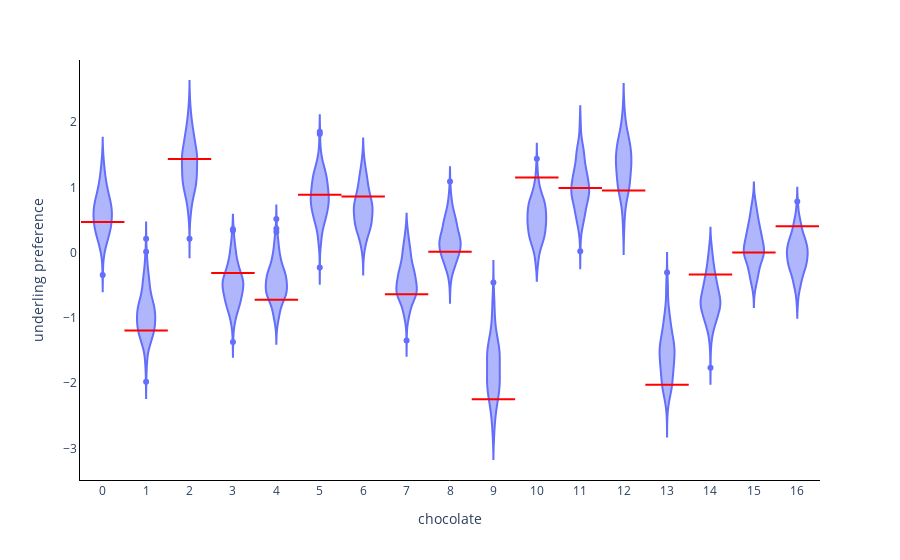

Notebook code cell kept with this figure:
### Code cell
fig = px.violin(idata.posterior.data_vars['choc_mus_fitted'][0,:,:])
for i in range(0, n_chocs):

    fig.add_shape(
        type='line',
        x0=(i-0.5),
        y0=(choc_mus_true[i,0]),
        x1=i+0.5,
        y1=(choc_mus_true[i,0]),
        line=dict(
            color='Red',
        )
    )


fig.update_layout(
{
'plot_bgcolor': 'rgba(0, 0, 0, 0)',
'paper_bgcolor': 'rgba(0, 0, 0, 0)'
},
showlegend=False)

fig.update_xaxes(showline=True,
                    linewidth=1,
                    linecolor='black',
                    title='chocolate')
fig.update_yaxes(showline=True,
                    linewidth=1,
                    linecolor='black',
                    title='underling preference')

fig.show()

### Figure 1 — Plotly figure (JSON) as saved in the notebook; plotly's stock layout.template omitted (floating-point values rounded to 4 significant figures; data arrays with more than 128 entries replaced by an {"elided": "..."} marker saying what was removed)
{"data": [{"alignmentgroup": "True", "box": {"visible": false}, "hovertemplate": "variable=%{x}<br>value=%{y}<extra></extra>", "legendgroup": "", "marker": {"color": "#636efa"}, "name": "", "offsetgroup": "", "orientation": "v", "scalegroup": "True", "showlegend": false, "type": "violin", "x": {"elided": "3400 str values"}, "x0": " ", "xaxis": "x", "y": {"elided": "3400 float values"}, "y0": " ", "yaxis": "y"}], "layout": {"legend": {"tracegroupgap": 0}, "margin": {"t": 60}, "paper_bgcolor": "rgba(0, 0, 0, 0)", "plot_bgcolor": "rgba(0, 0, 0, 0)", "shapes": [{"line": {"color": "Red"}, "type": "line", "x0": -0.5, "x1": 0.5, "y0": 0.4714, "y1": 0.4714}, {"line": {"color": "Red"}, "type": "line", "x0": 0.5, "x1": 1.5, "y0": -1.191, "y1": -1.191}, {"line": {"color": "Red"}, "type": "line", "x0": 1.5, "x1": 2.5, "y0": 1.433, "y1": 1.433}, {"line": {"color": "Red"}, "type": "line", "x0": 2.5, "x1": 3.5, "y0": -0.3127, "y1": -0.3127}, {"line": {"color": "Red"}, "type": "line", "x0": 3.5, "x1": 4.5, "y0": -0.7206, "y1": -0.7206}, {"line": {"color": "Red"}, "type": "line", "x0": 4.5, "x1": 5.5, "y0": 0.8872, "y1": 0.8872}, {"line": {"color": "Red"}, "type": "line", "x0": 5.5, "x1": 6.5, "y0": 0.8596, "y1": 0.8596}, {"line": {"color": "Red"}, "type": "line", "x0": 6.5, "x1": 7.5, "y0": -0.6365, "y1": -0.6365}, {"line": {"color": "Red"}, "type": "line", "x0": 7.5, "x1": 8.5, "y0": 0.0157, "y1": 0.0157}, {"line": {"color": "Red"}, "type": "line", "x0": 8.5, "x1": 9.5, "y0": -2.243, "y1": -2.243}, {"line": {"color": "Red"}, "type": "line", "x0": 9.5, "x1": 10.5, "y0": 1.15, "y1": 1.15}, {"line": {"color": "Red"}, "type": "line", "x0": 10.5, "x1": 11.5, "y0": 0.9919, "y1": 0.9919}, {"line": {"color": "Red"}, "type": "line", "x0": 11.5, "x1": 12.5, "y0": 0.9533, "y1": 0.9533}, {"line": {"color": "Red"}, "type": "line", "x0": 12.5, "x1": 13.5, "y0": -2.021, "y1": -2.021}, {"line": {"color": "Red"}, "type": "line", "x0": 13.5, "x1": 14.5, "y0": -0.3341, "y1": -0.3341}, {"line": {"color": "Red"}, "type": "line", "x0": 14.5, "x1": 15.5, "y0": 0.002118, "y1": 0.002118}, {"line": {"color": "Red"}, "type": "line", "x0": 15.5, "x1": 16.5, "y0": 0.4055, "y1": 0.4055}], "showlegend": false, "violinmode": "group", "xaxis": {"anchor": "y", "domain": [0, 1], "linecolor": "black", "linewidth": 1, "showline": true, "title": {"text": "chocolate"}}, "yaxis": {"anchor": "x", "domain": [0, 1], "linecolor": "black", "linewidth": 1, "showline": true, "title": {"text": "underling preference"}}}}
